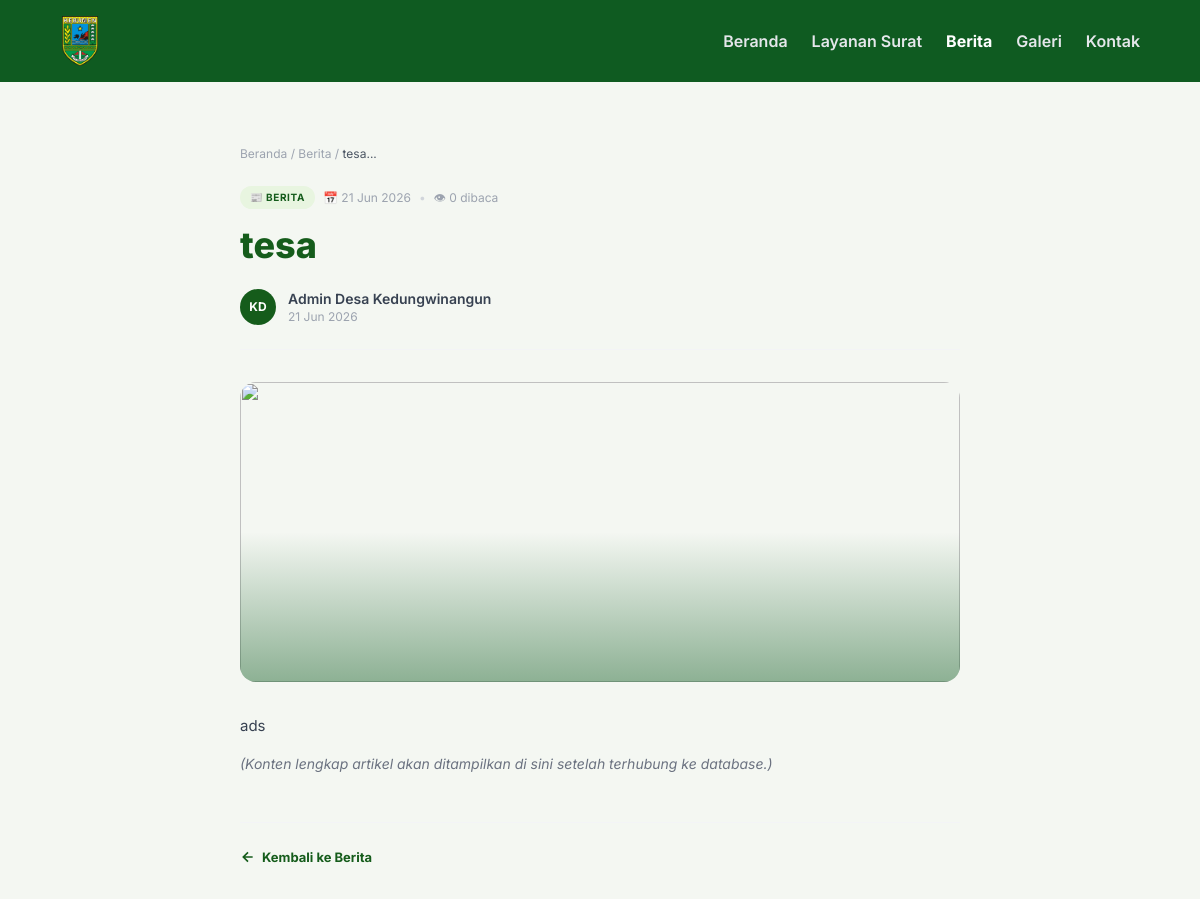
Screenshot of /berita/3 with the database file from the repository.
### tables this page shows
CREATE TABLE berita (
            id INTEGER PRIMARY KEY AUTOINCREMENT,
            judul TEXT NOT NULL,
            excerpt TEXT,
            kategori TEXT,
            badge_class TEXT DEFAULT 'badge-green',
            kategori_icon TEXT DEFAULT '📰',
            tanggal TEXT,
            views TEXT DEFAULT '0',
            gambar_url TEXT,
            gambar_alt TEXT,
            penulis TEXT DEFAULT 'Admin Desa Kedungwinangun',
            unggulan INTEGER DEFAULT 0,
            created_at TIMESTAMP DEFAULT CURRENT_TIMESTAMP
        );

### routes/public.py (the view)
@public_bp.route("/berita/<int:berita_id>")
def detail_berita(berita_id):
    desa_info = get_desa_info_with_maps()
    artikel = get_berita_by_id(berita_id)
    if not artikel:
        return "Berita tidak ditemukan", 404
    show_views = get_config("berita_tampilkan_views", "1") == "1"
    show_tanggal = get_config("berita_tampilkan_tanggal", "1") == "1"
    return render_template(
        "detail_berita.html",
        desa=desa_info,
        nav_links=[{**n, "active": n["label"] == "Berita"} for n in NAV_LINKS],
        artikel=artikel,
        show_views=show_views,
        show_tanggal=show_tanggal,
    )

### models.py (called while the page is built)
def get_db_connection():
    conn = sqlite3.connect(Config.DB_NAME)
    conn.row_factory = sqlite3.Row
    return conn

def get_config(key, default=None):
    conn = get_db_connection()
    cursor = conn.cursor()
    cursor.execute('SELECT value FROM config WHERE key = ?', (key,))
    row = cursor.fetchone()
    conn.close()
    return row['value'] if row else (default if default is not None else DEFAULT_CONFIG.get(key, ''))

def get_desa_info():
    return {
        "nama": get_config("website_nama", DEFAULT_CONFIG["website_nama"]),
        "tagline": get_config("website_tagline", DEFAULT_CONFIG["website_tagline"]),
        "deskripsi": get_config("website_deskripsi", DEFAULT_CONFIG["website_deskripsi"]),
        "jumlah_dusun": 6,
        "jumlah_kasi": 3,
        "jumlah_kepala_desa": 1,
    }

def get_berita_by_id(berita_id):
    conn = get_db_connection()
    cursor = conn.cursor()
    cursor.execute('SELECT * FROM berita WHERE id = ?', (berita_id,))
    berita = cursor.fetchone()
    conn.close()
    return dict(berita) if berita else None

### routes/public.py (called while the page is built)
def get_desa_info_with_maps():
    info = get_desa_info()
    info['maps_embed_url'] = MAPS_EMBED_URL
    info['dusun'] = DUSUN_DATA
    return info

### templates/detail_berita.html (shortened to what this page needs)
<!DOCTYPE html>
<html lang="id">
<head>
    <script src="https://cdn.tailwindcss.com"></script>
    <link rel="stylesheet" href="{{ url_for('static', filename='styles.css') }}">
</head>
<body class="font-sans m-0 bg-[#f4f7f2] text-gray-800">
    <div
        class="w-full max-w-[480px] md:max-w-none mx-auto bg-white md:bg-transparent shadow-[0_0_30px_rgba(0,0,0,0.45)] md:shadow-none min-h-screen overflow-x-hidden">
        <nav
            class="flex items-center gap-3 px-4 py-3 md:px-[5%] md:py-4 bg-[#0F5B21] text-white text-[11px] md:text-base font-semibold">
            <img src="{{ url_for('static', filename='images/kebumen.png') }}" alt="Logo Desa"
                class="w-8 h-10 md:w-10 md:h-[50px] object-contain">
            <div class="flex gap-2 md:gap-6 ml-auto">
                {% for link in nav_links %}
                <a href="{{ link.href }}"
                    class="nav-a {% if link.active %}nav-active{% endif %} text-gray-200 no-underline transition-colors duration-300">
                    {{ link.label }}
                </a>
                {% endfor %}
            </div>
        </nav>
        <div class="max-w-3xl mx-auto px-6 py-10 md:py-16">
            <p class="text-xs text-gray-400 mb-6">
                <a href="{{ url_for('public.index') }}" class="hover:text-[#155C1B] transition-colors">Beranda</a>
                /
                <a href="{{ url_for('public.berita') }}" class="hover:text-[#155C1B] transition-colors">Berita</a>
                /
                <span class="text-gray-600">{{ artikel.judul[:40] }}...</span>
            </p>
            <div class="flex flex-wrap items-center gap-2 mb-4">
                <span class="news-badge {{ artikel.badge_class }}">{{ artikel.kategori_icon }} {{ artikel.kategori
                    }}</span>
                <span class="text-xs text-gray-400">📅 {{ artikel.tanggal }}</span>
                <span class="text-xs text-gray-300">•</span>
                <span class="text-xs text-gray-400">👁 {{ artikel.views }} dibaca</span>
            </div>
            <h1 class="text-2xl md:text-4xl font-extrabold text-[#155C1B] leading-snug mb-6">
                {{ artikel.judul }}
            </h1>
            <div class="flex items-center gap-3 mb-8 pb-6 border-b border-gray-100">
                <div
                    class="w-9 h-9 rounded-full bg-[#155C1B] flex items-center justify-center text-white text-xs font-bold">
                    KD</div>
                <div>
                    <p class="text-sm font-semibold text-gray-700">{{ artikel.penulis }}</p>
                    <p class="text-xs text-gray-400">{{ artikel.tanggal }}</p>
                </div>
            </div>
            <div class="news-thumb rounded-2xl overflow-hidden mb-8 md:h-[420px]" style="height:300px;">
                <img src="{{ artikel.gambar_url }}" alt="{{ artikel.gambar_alt }}"
                    style="height:300px; width:100%; object-fit:cover;">
            </div>
            <div class="prose prose-green max-w-none text-gray-700 leading-relaxed text-[15px]">
                <p>{{ artikel.excerpt }}</p>
                <p class="mt-4 text-gray-500 italic text-sm">
                    (Konten lengkap artikel akan ditampilkan di sini setelah terhubung ke database.)
                </p>
            </div>
            <div class="mt-12 pt-6 border-t border-gray-100">
                <a href="{{ url_for('public.berita') }}" class="news-readmore">
                    <svg width="16" height="16" viewBox="0 0 24 24" fill="none" stroke="currentColor" stroke-width="2.5"
                        style="transform: rotate(180deg)">
                        <path d="M5 12h14M12 5l7 7-7 7" />
                    </svg>
                    Kembali ke Berita
                </a>
            </div>
        </div>
    </div>
</body>
</html>

### static/styles.css (style rules this page uses)
*, *::before, *::after { box-sizing: border-box; }
.nav-a.nav-active { color: #ffffff; font-weight: 700; }
.news-thumb { overflow: hidden; position: relative; }
.news-thumb img { width: 100%; height: 100%; object-fit: cover; display: block; transition: transform 0.6s cubic-bezier(.25,.8,.25,1); }
.news-thumb::after { content: ""; position: absolute; inset: 0; background: linear-gradient(to bottom, transparent 50%, rgba(15, 91, 33, 0.45) 100%); pointer-events: none; }
.news-badge { display: inline-flex; align-items: center; gap: 5px; font-size: 10px; font-weight: 700; letter-spacing: .06em; text-transform: uppercase; padding: 4px 10px; border-radius: 9999px; }
.badge-green { background: #e8f5e0; color: #155C1B; }
.news-readmore { display: inline-flex; align-items: center; gap: 6px; font-size: 13px; font-weight: 700; color: #155C1B; text-decoration: none; transition: gap 0.25s ease; }
.news-readmore svg { transition: transform 0.25s ease; }

### rows the page displays
berita: judul "tesa", kategori_icon "📰", kategori "BERITA", tanggal "21 Jun 2026", views "0", penulis "Admin Desa Kedungwinangun", excerpt "ads"

### other values shown
{{ link.label }} "Beranda" "Layanan Surat" "Berita" "Galeri" "Kontak"
